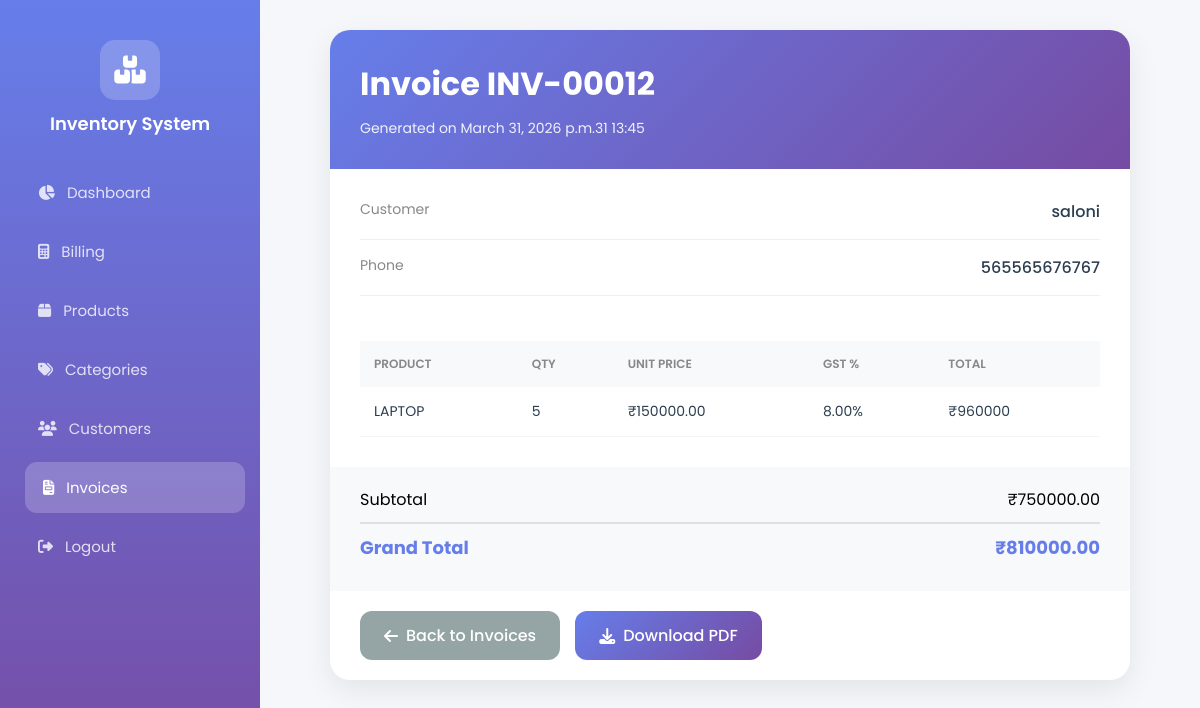
The page /billing/invoices/12/ (signed in) on the database its author committed.
### billing/models.py (models this page shows, shortened)
class Invoice(models.Model):
    invoice_number = models.CharField(max_length=50, unique=True)
    customer = models.ForeignKey(
        'customers.Customer',
        on_delete=models.SET_NULL,
        blank=True,
        null=True
    )
    total_amount = models.DecimalField(max_digits=10, decimal_places=2)
    grand_total = models.DecimalField(max_digits=10, decimal_places=2)
    date = models.DateTimeField(auto_now_add=True)

class InvoiceItem(models.Model):
    invoice = models.ForeignKey(Invoice, related_name='items', on_delete=models.CASCADE)
    product = models.ForeignKey('inventory.Product', on_delete=models.CASCADE)
    quantity = models.IntegerField()
    unit_price = models.DecimalField(max_digits=10, decimal_places=2)
    gst_percent = models.DecimalField(max_digits=5, decimal_places=2, default=0)
    @property
    def total(self):
        base_total = self.unit_price * self.quantity
        gst_amount = base_total * (self.gst_percent / 100)
        return base_total + gst_amount

### customers/models.py (models this page shows, shortened)
class Customer(models.Model):
    name = models.CharField(max_length=100)
    phone_number = models.CharField(max_length=15, unique=True)
    email = models.EmailField(max_length=100, blank=True, null=True)
    address = models.CharField(max_length=200, blank=True, null=True)
    is_active = models.BooleanField(default=True)
    date_added = models.DateTimeField(auto_now_add=True)

### inventory/models.py (models this page shows, shortened)
class Product(models.Model):
    name = models.CharField(max_length=200, unique=True)
    category = models.ForeignKey(Category, on_delete=models.SET_NULL, null=True)
    purchase_price = models.DecimalField(max_digits=10, decimal_places=2)
    selling_price = models.DecimalField(max_digits=10, decimal_places=2)
    quantity = models.IntegerField(default=0)
    barcode = models.CharField(max_length=100, unique=True, blank=True, null=True)
    gst_percent = models.DecimalField(max_digits=5, decimal_places=2, default=0)
    created_at = models.DateTimeField(auto_now_add=True)

### billing/views.py (the view)
# urls.py: path('billing/invoices/<int:pk>/', views.invoice_detail, name='invoice_detail'),
@login_required
def invoice_detail(request, pk):
    invoice = get_object_or_404(Invoice, pk=pk)
    items = invoice.items.all()
    return render(request, 'billing/invoice_detail.html', {'invoice': invoice, 'items': items})

### billing/templates/billing/invoice_detail.html (shortened to what this page needs)
<!DOCTYPE html>
<html lang="en">
<head>
    <link rel="stylesheet" href="https://cdnjs.cloudflare.com/ajax/libs/font-awesome/6.4.0/css/all.min.css">
</head>
<body>
    <div class="sidebar">
        <div class="sidebar-logo">
            <div class="icon"><i class="fas fa-boxes-stacked"></i></div>
            <h2>Inventory System</h2>
        </div>
        <ul class="nav-menu">
            <li><a href="{% url 'dashboard' %}"><i class="fas fa-chart-pie"></i> Dashboard</a></li>
            <li><a href="/billing/"><i class="fas fa-calculator"></i> Billing</a></li>
            <li><a href="{% url 'product_list' %}"><i class="fas fa-box"></i> Products</a></li>
            <li><a href="{% url 'category_list' %}"><i class="fas fa-tags"></i> Categories</a></li>
            <li><a href="{% url 'customer_list' %}"><i class="fas fa-users"></i> Customers</a></li>
            <li><a href="{% url 'invoice_list' %}" class="active"><i class="fas fa-file-invoice"></i> Invoices</a></li>
            <li><a href="{% url 'logout' %}"><i class="fas fa-sign-out-alt"></i> Logout</a></li>
        </ul>
    </div>
    <div class="main-content">
        <div class="invoice-container">
            <div class="invoice-box">
                <div class="invoice-header">
                    <h1>Invoice {{ invoice.invoice_number }}</h1>
                    <p>Generated on {{ invoice.date|date:"F d, Y at H:i" }}</p>
                </div>
                <div class="invoice-details">
                    <div class="detail-row">
                        <span class="detail-label">Customer</span>
                        <span class="detail-value">{{ invoice.customer.name|default:"Walk-in Customer" }}</span>
                    </div>
                    {% if invoice.customer.phone_number %}
                    <div class="detail-row">
                        <span class="detail-label">Phone</span>
                        <span class="detail-value">{{ invoice.customer.phone_number }}</span>
                    </div>
                    {% endif %}
                </div>
                <div class="invoice-items">
                    <table class="table">
                        <thead>
                            <tr>
                                <th>Product</th>
                                <th>Qty</th>
                                <th>Unit Price</th>
                                <th>GST %</th>
                                <th>Total</th>
                            </tr>
                        </thead>
                        <tbody>
                            {% for item in items %}
                            <tr>
                                <td>{{ item.product.name }}</td>
                                <td>{{ item.quantity }}</td>
                                <td>₹{{ item.unit_price }}</td>
                                <td>{{ item.gst_percent }}%</td>
                                <td>₹{{ item.total|default:item.quantity|add:item.unit_price }}</td>
                            </tr>
                            {% endfor %}
                        </tbody>
                    </table>
                </div>
                <div class="invoice-totals">
                    <div class="total-row">
                        <span>Subtotal</span>
                        <span>₹{{ invoice.total_amount }}</span>
                    </div>
                    <div class="total-row final">
                        <span>Grand Total</span>
                        <span>₹{{ invoice.grand_total }}</span>
                    </div>
                </div>
                <div class="invoice-actions">
                    <a href="{% url 'invoice_list' %}" class="btn btn-secondary"><i class="fas fa-arrow-left"></i> Back to Invoices</a>
                    <a href="{% url 'download_invoice_pdf' invoice.id %}" class="btn btn-primary" target="_blank"><i class="fas fa-download"></i> Download PDF</a>
                </div>
            </div>
        </div>
    </div>
</body>
</html>

### billing/templates/billing/invoice_detail.html (style rules this page uses)
* { margin: 0; padding: 0; box-sizing: border-box; font-family: 'Poppins', sans-serif; }
:root { --primary: #667eea; --secondary: #764ba2; --dark: #2c3e50; }
body { background: #f5f7fa; min-height: 100vh; }
.sidebar { position: fixed; left: 0; top: 0; width: 260px; height: 100%; background: linear-gradient(180deg, var(--primary) 0%, var(--secondary) 100%); padding: 20px; z-index: 100; }
.sidebar-logo { text-align: center; padding: 20px 0 30px; }
.sidebar-logo .icon { width: 60px; height: 60px; background: rgba(255,255,255,0.2); border-radius: 15px; display: inline-flex; align-items: center; justify-content: center; margin-bottom: 10px; }
.sidebar-logo .icon i { font-size: 28px; color: white; }
.sidebar-logo h2 { color: white; font-size: 18px; font-weight: 600; }
.nav-menu { list-style: none; }
.nav-menu li { margin-bottom: 8px; }
.nav-menu a { display: flex; align-items: center; gap: 12px; padding: 14px 18px; color: rgba(255,255,255,0.8); text-decoration: none; border-radius: 12px; transition: all 0.3s; font-size: 15px; }
.nav-menu a:hover, .nav-menu a.active { background: rgba(255,255,255,0.2); color: white; transform: translateX(5px); }
.main-content { margin-left: 260px; padding: 30px; }
.btn { padding: 12px 24px; border-radius: 12px; border: none; cursor: pointer; font-weight: 500; transition: all 0.3s; text-decoration: none; display: inline-flex; align-items: center; gap: 8px; }
.btn-primary { background: linear-gradient(135deg, var(--primary), var(--secondary)); color: white; }
.btn-secondary { background: #95a5a6; color: white; text-decoration: none; }
.invoice-container { max-width: 800px; margin: 0 auto; }
.invoice-box { background: white; border-radius: 20px; box-shadow: 0 10px 30px rgba(0,0,0,0.08); overflow: hidden; }
.invoice-header { background: linear-gradient(135deg, var(--primary), var(--secondary)); color: white; padding: 30px; }
.invoice-header h1 { font-size: 32px; font-weight: 700; margin-bottom: 10px; }
.invoice-header p { opacity: 0.9; font-size: 14px; }
.invoice-details { padding: 30px; }
.detail-row { display: flex; justify-content: space-between; margin-bottom: 15px; padding-bottom: 15px; border-bottom: 1px solid #f0f0f0; }
.detail-label { color: #888; font-size: 14px; }
.detail-value { color: var(--dark); font-weight: 500; }
.invoice-items { padding: 0 30px 30px; }
.table { width: 100%; border-collapse: collapse; }
.table th { text-align: left; padding: 14px; background: #f8f9fa; color: #888; font-size: 12px; font-weight: 600; text-transform: uppercase; }
.table td { padding: 14px; color: var(--dark); font-size: 14px; border-bottom: 1px solid #f5f5f5; }
.invoice-totals { background: #f8f9fa; padding: 20px 30px; }
.total-row { display: flex; justify-content: space-between; margin-bottom: 10px; }
.total-row.final { font-size: 18px; font-weight: 700; color: var(--primary); padding-top: 10px; border-top: 2px solid #e0e0e0; }
.invoice-actions { padding: 20px 30px; display: flex; gap: 15px; }

### rows shown on the page
Invoice: invoice_number "INV-00012", date "March 31, 2026 p.m.31 13:45", customer.name "saloni", customer.phone_number "565565676767", total_amount "750000.00", grand_total "810000.00"
InvoiceItem: product.name "LAPTOP", quantity "5", unit_price "150000.00", gst_percent "8.00", total|add "960000"
